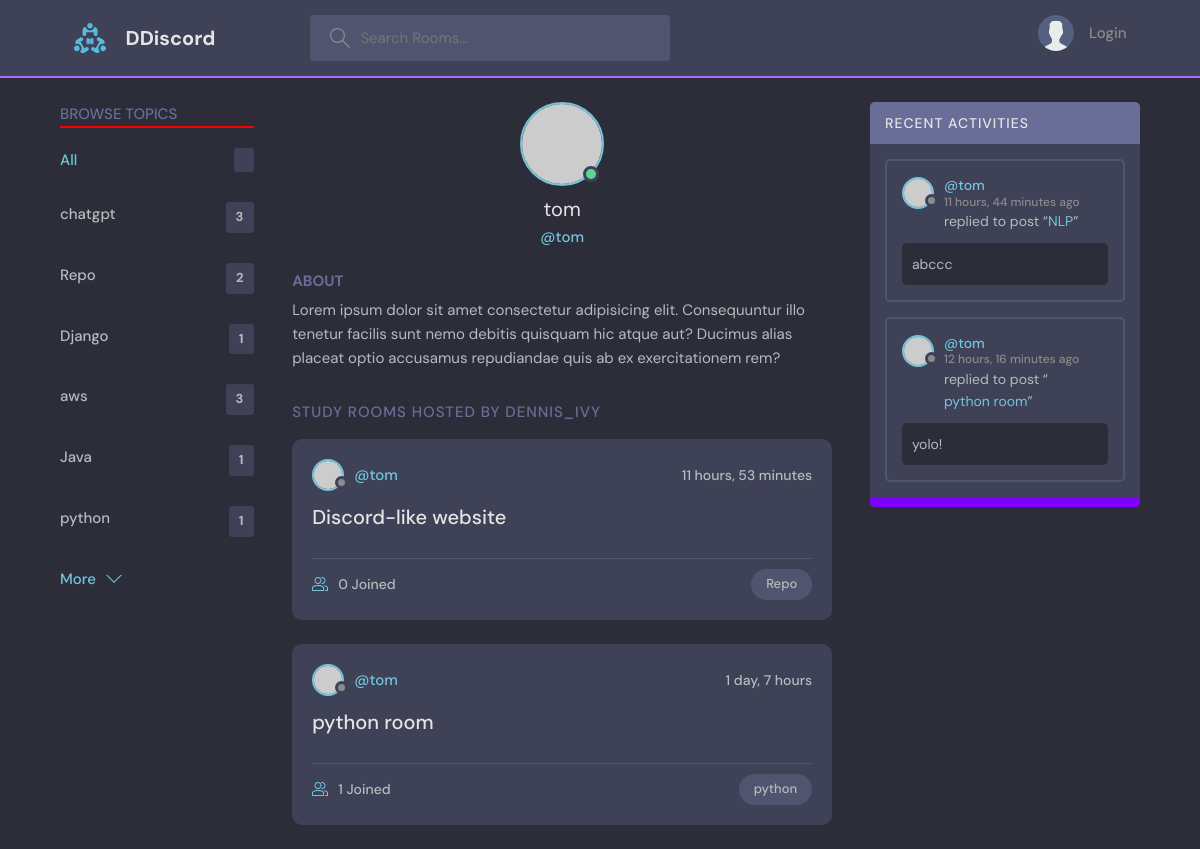
The page /profile/4/ on the database its author committed.
### base/models.py (models this page shows, shortened)
class Topic(models.Model):
    name = models.CharField(max_length=200)

class Room(models.Model): #Room 是 Topic 的child
    host = models.ForeignKey(User, on_delete=models.SET_NULL, null=True)
    topic = models.ForeignKey(Topic, on_delete=models.SET_NULL, null=True) #Class topic在上面，所以直接用，如果是在下面，要以字串'Topic'呼叫
    name = models.CharField(max_length=200)
    description = models.TextField(null=True, blank=True)
    participants = models.ManyToManyField(
        User, related_name='participants', blank=True) #前面用過User表格了，這裡要在取用另一個User表格，所以要related_name
    updated = models.DateTimeField(auto_now=True)
    created = models.DateTimeField(auto_now_add=True)
    class Meta:
       ordering = ['-updated', '-created']
    def __str__(self):
        return self.name

class Message(models.Model):                                    #user 是one-to-many:一個使用者對多個留言
    user = models.ForeignKey(User, on_delete=models.CASCADE) #django內建user model，直接import就可以用
    room = models.ForeignKey(Room, on_delete=models.CASCADE)#Room 是parent table，on_delete:當parent table被刪除時，要怎麼做
    body = models.TextField()
    updated = models.DateTimeField(auto_now=True)
    created = models.DateTimeField(auto_now_add=True)
    class Meta:
        ordering = ['-updated', '-created']

### base/views.py (the view)
# urls.py: path('profile/<str:pk>/', views.userProfile, name="user-profile"),
def userProfile(request,pk):
    user = User.objects.get(id=pk)
    rooms = user.room_set.all()
    room_messages = user.message_set.all()
    topics = Topic.objects.all()
    context = {'user':user,
               'rooms':rooms,
               'room_messages':room_messages,
               'topics':topics}
    return render(request,'base/profile.html',context)

### base/templates/base/profile.html (shortened to what this page needs)
{% extends 'main.html' %}
{% block content %}
  <main class="profile-page layout layout--3">
    <div class="container">
      {% include 'base/topics_component.html' %}
      <div class="roomList">
        <div class="profile">
          <div class="profile__avatar">
            <div class="avatar avatar--large active">
              <img src="https://randomuser.me/api/portraits/men/11.jpg" />
            </div>
          </div>
          <div class="profile__info">
            <h3>{{user.username}}</h3>
            <p>@{{user.username}}</p>
          </div>
          <div class="profile__about">
            <h3>About</h3>
            <p>
              Lorem ipsum dolor sit amet consectetur adipisicing elit. Consequuntur illo tenetur
              facilis sunt nemo debitis quisquam hic atque aut? Ducimus alias placeat optio
              accusamus repudiandae quis ab ex exercitationem rem?
            </p>
          </div>
        </div>
        <div class="roomList__header">
          <div>
            <h2>Study Rooms Hosted by dennis_ivy</a>
            </h2>
          </div>
        </div>
        {% include 'base/feed_component.html' %}
      </div>
      {% include 'base/activity_component.html' %}
    </div>
  </main>
{% endblock content %}

### base/templates/base/topics_component.html
<div class="topics">
    <div class="topics__header">
      <h2>Browse Topics</h2>
      <hr color="red">
    </div>
    <ul class="topics__list">
      <li>
        <a href="{% url 'home' %}" class="active">All <span>{{rooms_count}}</span></a>
      </li>
      {% for topic in topics %}
      <li>
        <a href="{% url 'home' %}?q={{topic.name}}">{{topic.name}} <span>{{topic.room_set.count}}</span></a>
      </li>
      {% endfor%}
    </ul>
    <a class="btn btn--link" href="{% url 'topics' %}">
      More
      <svg version="1.1" xmlns="http://www.w3.org/2000/svg" width="32" height="32" viewBox="0 0 32 32">
        <title>chevron-down</title>
        <path d="M16 21l-13-13h-3l16 16 16-16h-3l-13 13z"></path>
      </svg>
    </a>
  </div>

### base/templates/base/feed_component.html (shortened to what this page needs)
{% for room in rooms %}
<div class="roomListRoom">
    <div class="roomListRoom__header">
      <a href="{% url 'user-profile' room.host.id %}" class="roomListRoom__author">
        <div class="avatar avatar--small">
          <img src="https://randomuser.me/api/portraits/women/11.jpg" />
        </div>
        <span>@{{room.host.username}}</span>
      </a>
      <div class="roomListRoom__actions">
        <span>{{room.created|timesince}}</span>
      </div>
    </div>
    <div class="roomListRoom__content">
      <a href="{% url 'room' room.id %}">{{room.name}}</a>
    </div>
    <div class="roomListRoom__meta">
      <a href="{% url 'room' room.id %}" class="roomListRoom__joined">
        {{room.participants.all.count}} Joined
      </a>
      <p class="roomListRoom__topic">{{room.topic.name}}</p>
    </div>
  </div>
  {% endfor %}

### base/templates/base/activity_component.html (shortened to what this page needs)
<div class="activities">
    <div class="activities__header">
      <h2>Recent Activities</h2>
    </div>
    {% for message in room_messages %}
        <div class="activities__box">
            <div class="activities__boxHeader roomListRoom__header">
                <a href="{% url 'user-profile' message.user.id %}" class="roomListRoom__author">
                <div class="avatar avatar--small">
                    <img src="https://randomuser.me/api/portraits/women/11.jpg" />
                </div>
                <p>
                    @{{message.user}}
                    <span>{{message.created|timesince}} ago</span>
                </p>
                </a>
            </div>
            <div class="activities__boxContent">
                <p>replied to post “<a href="">{{message.room}}</a>”</p>
                <div class="activities__boxRoomContent">
                    {{message.body}}
                </div>
            </div>
        </div>
    {% endfor %}
    <hr color="#8000ff" style="height:10px">
  </div>

### rows shown on the page
Topic: name "chatgpt", room_set.count "3"
Topic: name "Repo", room_set.count "2"
Topic: name "Django", room_set.count "1"
Topic: name "aws", room_set.count "3"
Topic: name "Java", room_set.count "1"
Topic: name "python", room_set.count "1"
Room: host.username "tom", created "11 hours, 53 minutes", name "Discord-like website", participants.all.count "0", topic.name "Repo"
Room: host.username "tom", created "1 day, 7 hours", name "python room", participants.all.count "1", topic.name "python"
Message: user "tom", created "11 hours, 44 minutes", room "NLP", body "abccc"
Message: user "tom", created "12 hours, 16 minutes", room "python room", body "yolo!"

### other values the page prints
{{ user.username }} "tom"
